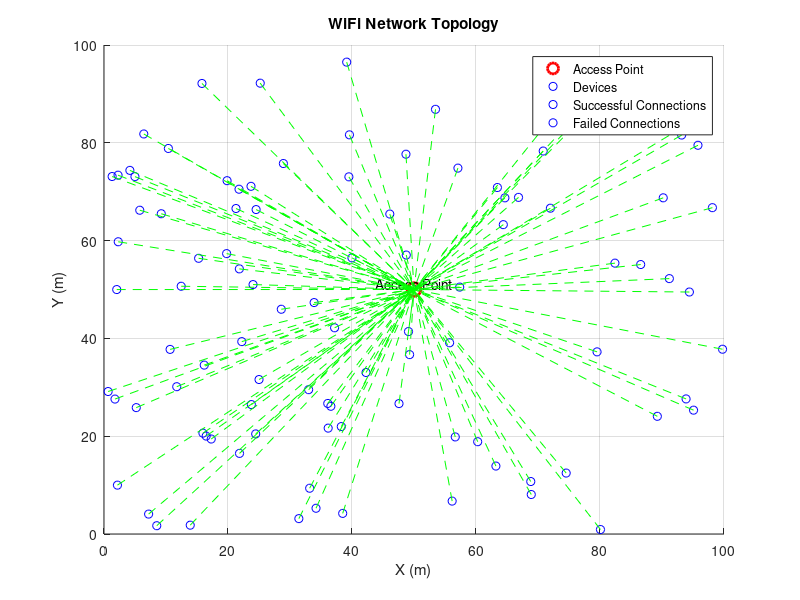

MATLAB code for this plot:
% WiFi Network Simulation in MATLAB with Plotting

% Parameters
numDevices =100;      % Number of devices in the network
networkSize =100;    % Size of the network (in meters)
txPower = 20;         % Transmit power of devices (in dBm)
rxThreshold = -70;    % Received signal strength threshold (in dBm)
pathLossExponent = 2 % Path loss exponent
shadowingStdDev = 4 % Shadowing standard deviation (in dB)

% Generate random device locations
deviceLocations = networkSize * rand(numDevices, 2);

% Initialize counters
numSuccessfulConnections = 0;
numFailedConnections = 0;

% Create figure for network topology plot
figure;
hold on;

% Plot access point
plot(networkSize/2, networkSize/2, 'ro', 'MarkerSize', 10, 'LineWidth', 2);
text(networkSize/2, networkSize/2, 'Access Point', 'HorizontalAlignment', 'center', 'VerticalAlignment', 'bottom');

% Plot devices
for i = 1:numDevices
    plot(deviceLocations(i, 1), deviceLocations(i, 2), 'bo');
end

% Perform Monte Carlo simulation
for i = 1:numDevices
    % Calculate distance from device to access point
    distance = sqrt(sum((deviceLocations(i, :) - [networkSize/2, networkSize/2]).^2));
    
    % Calculate received signal strength
    pathLoss = 10 * pathLossExponent * log10(distance) + normrnd(0, shadowingStdDev);
    rss = txPower - pathLoss;
    
    % Check if device can connect to the network
    if rss >= rxThreshold
        plot([deviceLocations(i, 1), networkSize/2], [deviceLocations(i, 2), networkSize/2], 'g--');
        numSuccessfulConnections = numSuccessfulConnections + 1;
    else
        plot([deviceLocations(i, 1), networkSize/2], [deviceLocations(i, 2), networkSize/2], 'r--');
        numFailedConnections = numFailedConnections + 1;
    end
end

% Set plot properties
xlabel('X (m)');
ylabel('Y (m)');
title('WiFi Network Topology');
legend('Access Point', 'Devices', 'Successful Connections', 'Failed Connections', 'Location', 'best');
axis([0 networkSize 0 networkSize]);
grid on;
hold off;

% Calculate connection success rate
successRate = numSuccessfulConnections / numDevices * 100;

% Display results
fprintf('WiFi Network Simulation Results:\n');
fprintf('Number of devices: %d\n', numDevices);
fprintf('Network size: %d meters\n', networkSize);
fprintf('Transmit power: %d dBm\n', txPower);
fprintf('Received signal strength threshold: %d dBm\n', rxThreshold);
fprintf('Path loss exponent: %.2f\n', pathLossExponent);
fprintf('Shadowing standard deviation: %.2f dB\n', shadowingStdDev);
fprintf('Number of successful connections: %d\n', numSuccessfulConnections);
fprintf('Number of failed connections: %d\n', numFailedConnections);
fprintf('Success rate: %.2f%%\n', successRate);
